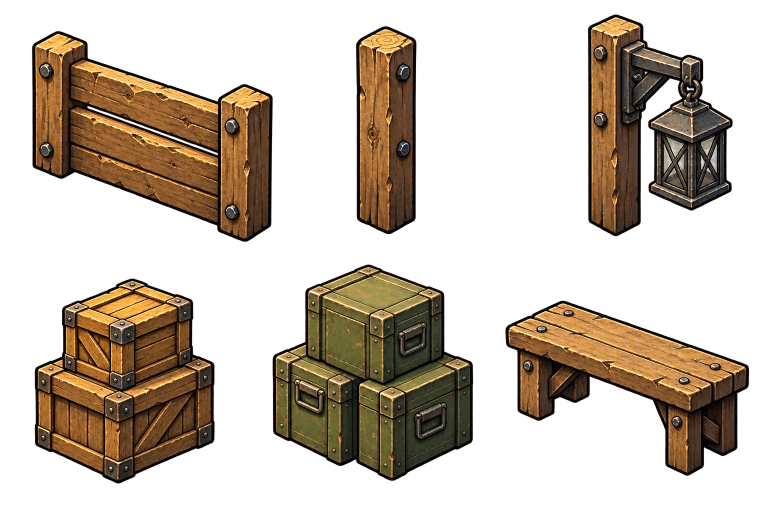
#> input picture art/concepts/props-structures-study.webp, 1536 x 1024 px (shown at 1/2 size)
$ python extract-scene-props.py
#> lines starting #> are read from the running program, lines starting #| are printed output that depends on the picture; after the words box and inside, x2 and y2 are one past the last pixel; in counts of white or black regions, pixels touching at a corner belong together
#!/usr/bin/env python3
"""Export individually checked prop cutouts from the two authored study sheets."""
import json
from pathlib import Path
from PIL import Image

ROOT = Path(__file__).resolve().parent.parent
OUT = ROOT / 'assets' / 'props'
OUT.mkdir(parents=True, exist_ok=True)
SPECS = [
  ('structures', 'fence', (0,0,570,512), 72),
  ('structures', 'fence_post', (570,0,1020,512), 20),
  ('structures', 'lamp', (1020,0,1536,512), 36),
  ('landscape', 'noticeboard', (0,0,540,512), 52),
  ('landscape', 'signpost', (540,0,1030,512), 42),
  ('landscape', 'grass_flower', (1030,0,1536,512), 44),
  ('landscape', 'rocks_granite', (0,512,540,1024), 66),
  ('landscape', 'rock_moss', (540,512,1030,1024), 54),
  ('landscape', 'utility_vehicle', (1030,512,1536,1024), 96),
]
SOURCES = {
 'structures': ROOT / 'art/concepts/props-structures-study.webp',
 'landscape': ROOT / 'art/concepts/props-landscape-study.webp',
}
assets=[]
for sheet, name, bounds, target_w in SPECS:
 image=Image.open(SOURCES[sheet]).convert('RGBA').crop(bounds)
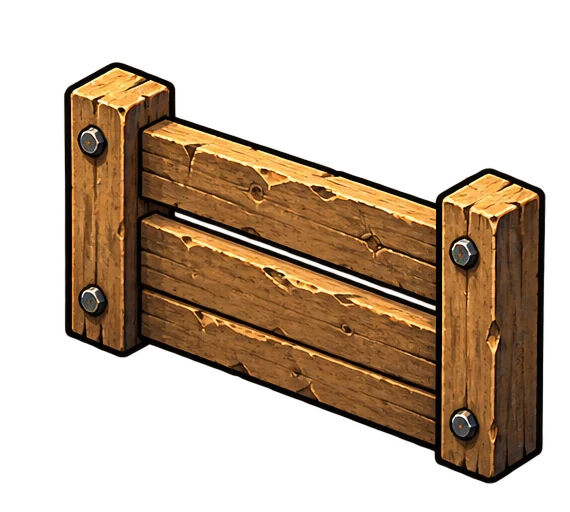
#> image: PIL image 570x512 RGBA; mean R, G, B, A 83.9, 57.4, 28.4, 107.3; transparent parts drawn white
 mask=image.getchannel('A').point(lambda a: 255 if a > 16 else 0)
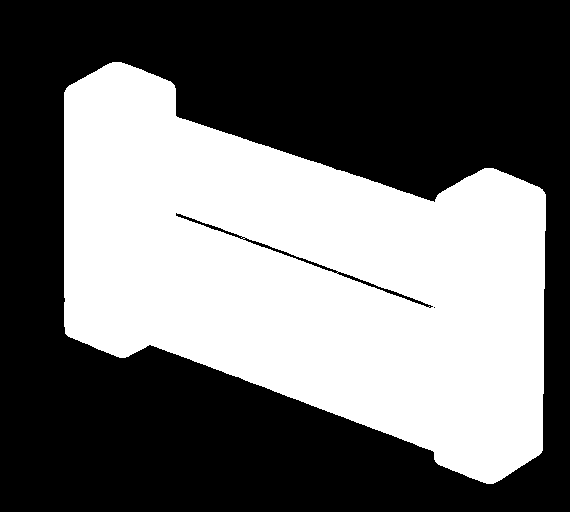
#> mask: PIL image 570x512 L; 43% white; 1 white region, box (x1, y1, x2, y2) and area: (64, 62, 546, 484) 125427
 bbox=mask.getbbox()
#> bbox = (64, 62, 546, 484)
 assert bbox and bbox[0]>0 and bbox[1]>0 and bbox[2]<image.width and bbox[3]<image.height, name
 image=image.crop(bbox)
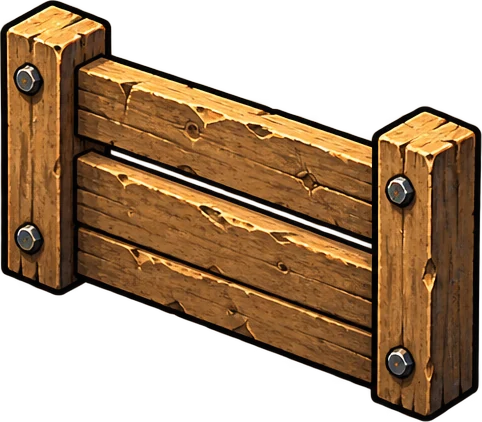
#> image: PIL image 482x422 RGBA; mean R, G, B, A 99.8, 68.1, 34.6, 154; transparent parts drawn white
 width=target_w
 height=round(image.height*width/image.width)
#> height = 63
 image=image.resize((width,height),Image.Resampling.LANCZOS)
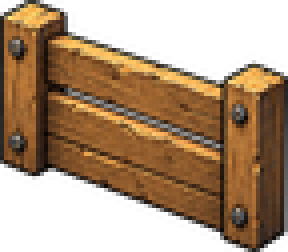
#> image: PIL image 72x63 RGBA (shown 4 times larger); mean R, G, B, A 77.4, 51.7, 26.6, 154.1; transparent parts drawn white
 # Study alpha is mostly 250-254, which looks translucent on terrain.
 alpha=image.getchannel('A').point(lambda a:0 if a<=16 else (255 if a>=224 else a))
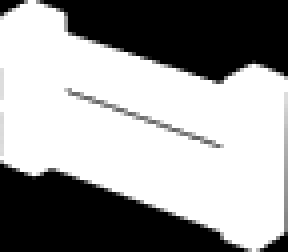
#> alpha: PIL image 72x63 L (shown 4 times larger); min 0, max 255, mean 155.6
 image.putalpha(alpha)
 canvas=Image.new('RGBA',(width+8,height+8),(0,0,0,0))
#> canvas: PIL image 80x71 RGBA; every value is 0
 canvas.alpha_composite(image,(4,4))
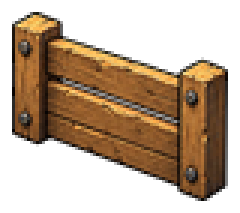
#> canvas: PIL image 80x71 RGBA (shown 3 times larger); mean R, G, B, A 61.5, 41.1, 21.2, 124.2; transparent parts drawn white
#> (the run stopped early here; a loop or call above may not have finished)
